Frame 1 (no input): blank canvas, image omitted
Frame 60 (the mouse pressed at the canvas centre just before this capture): blank canvas, image omitted
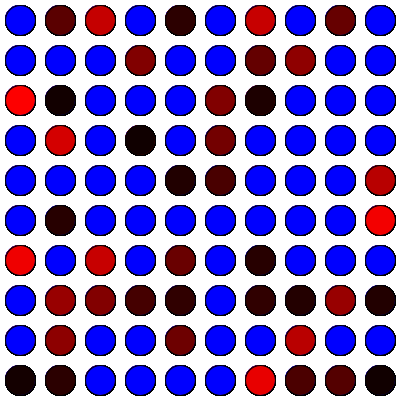
Frame 120 (the mouse held since frame 60 and released just before this capture)

The Processing sketch whose frames 1 and 60 were blank and that drew this single picture after the mouse press (run headless with seeded random() and noise(); from frame 60 on, the mouse is pressed at the canvas centre):

// Processing sketch: exer14_while_loops
// ── exer14_while_loops.pde
void setup(){
  size(400, 400);
  background(255);
}

void draw(){
  //ellipse(20, 20, 30, 30);
  //ellipse(60, 20, 30, 30);
  //ellipse(100, 20, 30, 30);
  int circleX = 20;
  int space = 40;
  
  if(mousePressed){
      while(circleX <= width){
      int circleY = 20;
      
      while(circleY <= height){
        if(random(125) > 50){
          fill(0,0,255);
        }else{
          fill(random(255),0,0); 
        }
          ellipse(circleX, circleY, 30, 30);
          circleY = circleY + space;
      }
  
      circleX = circleX + space;
      
    }
  }

}
